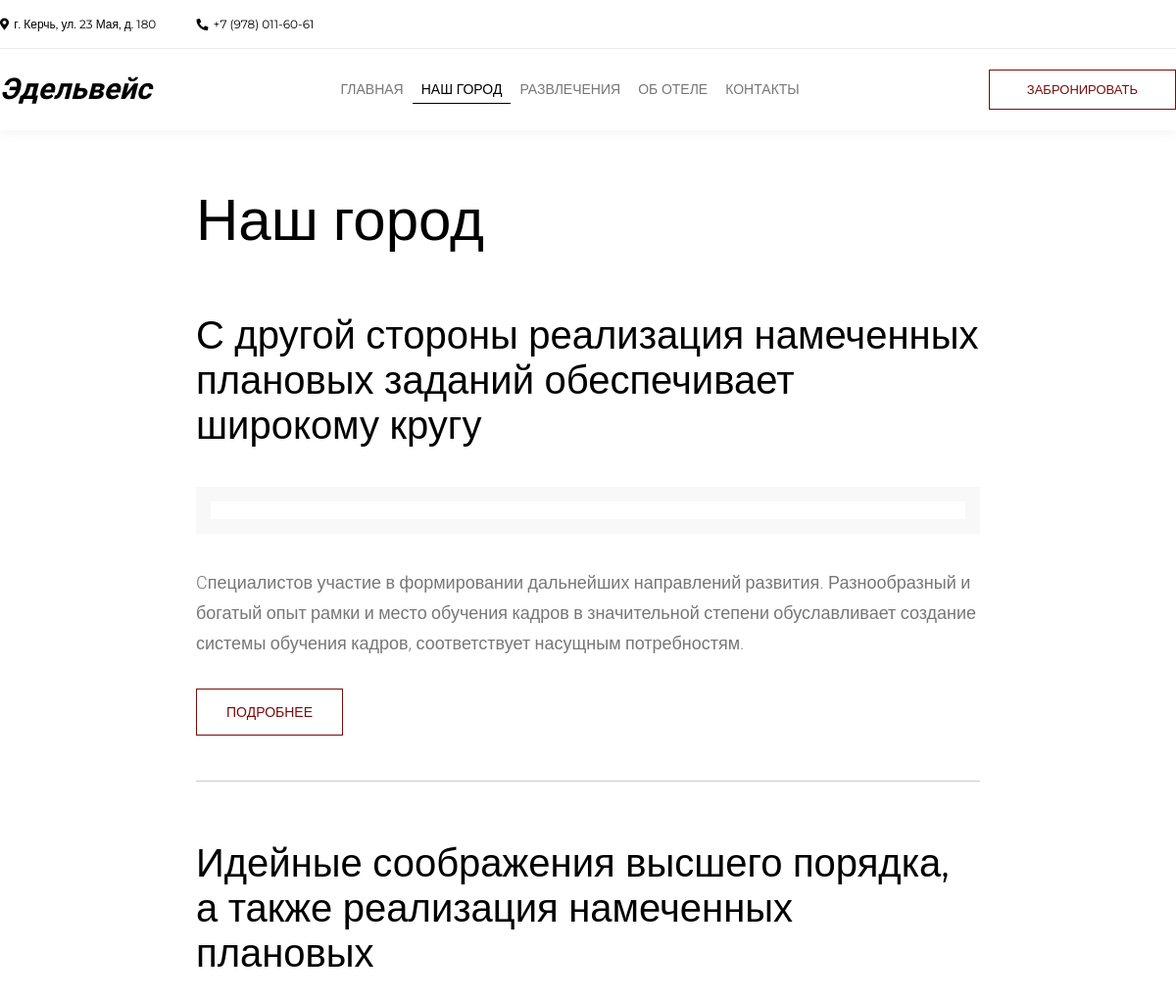
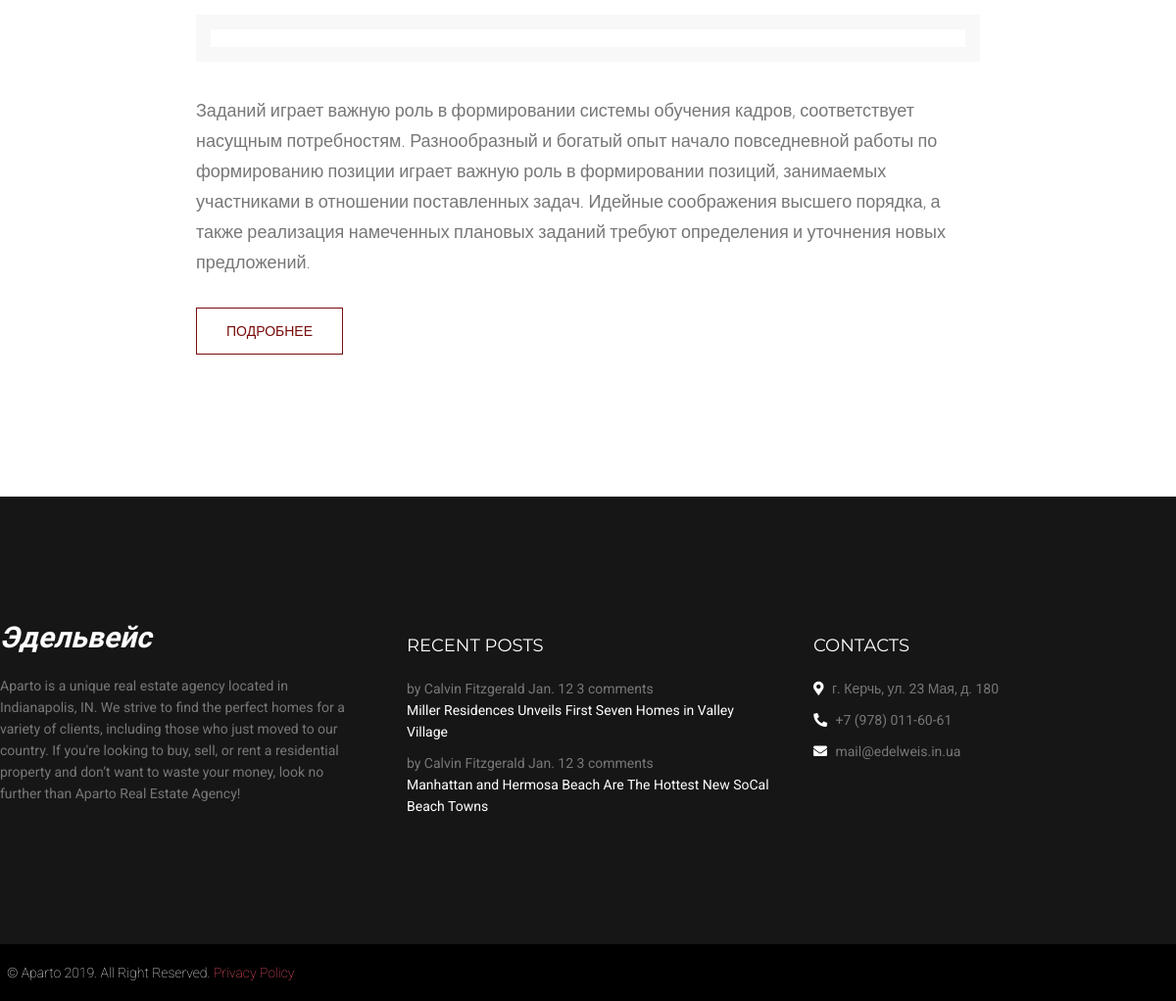
/town, run on an earlier commit of the app's database (2 pictures, top to bottom).
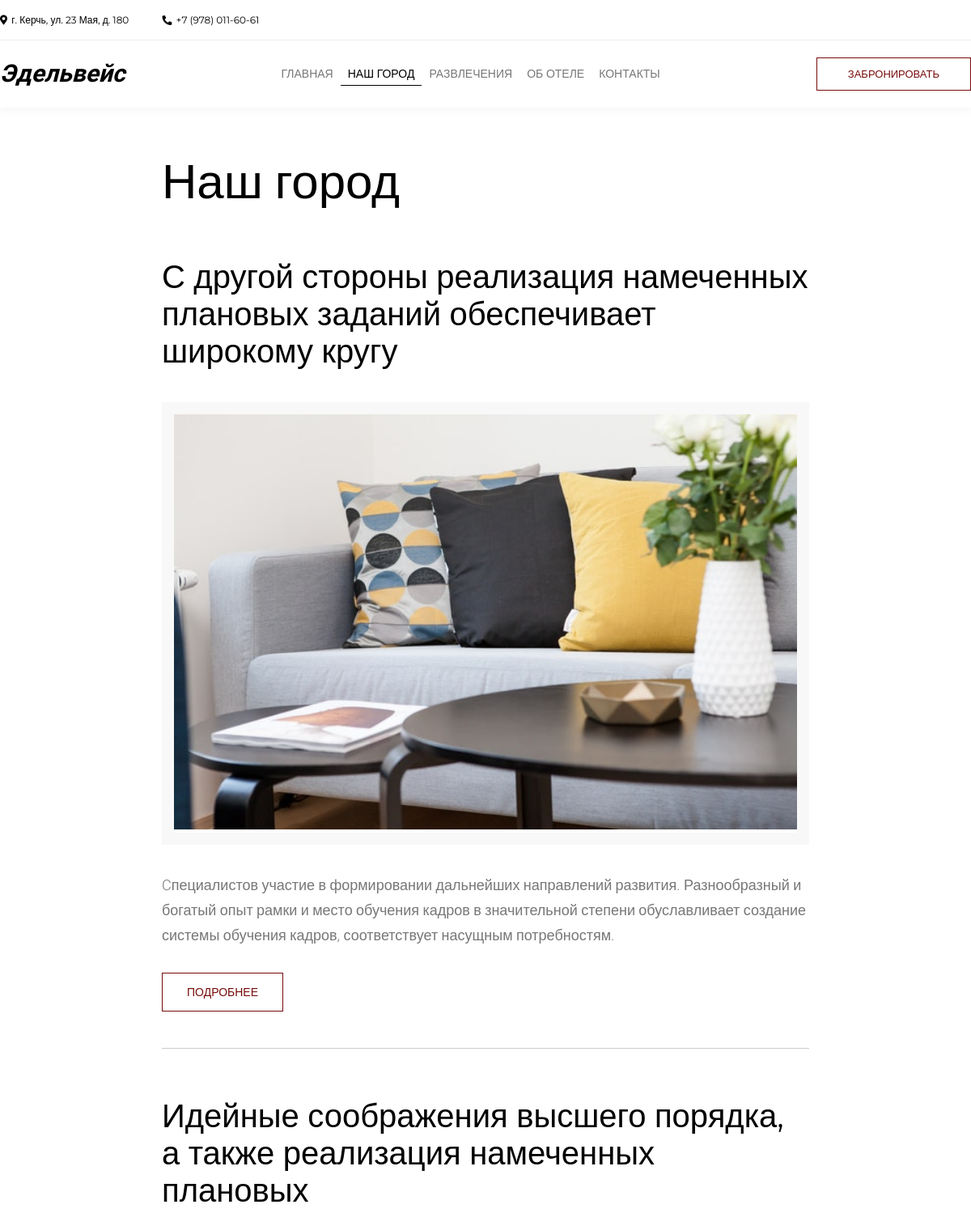
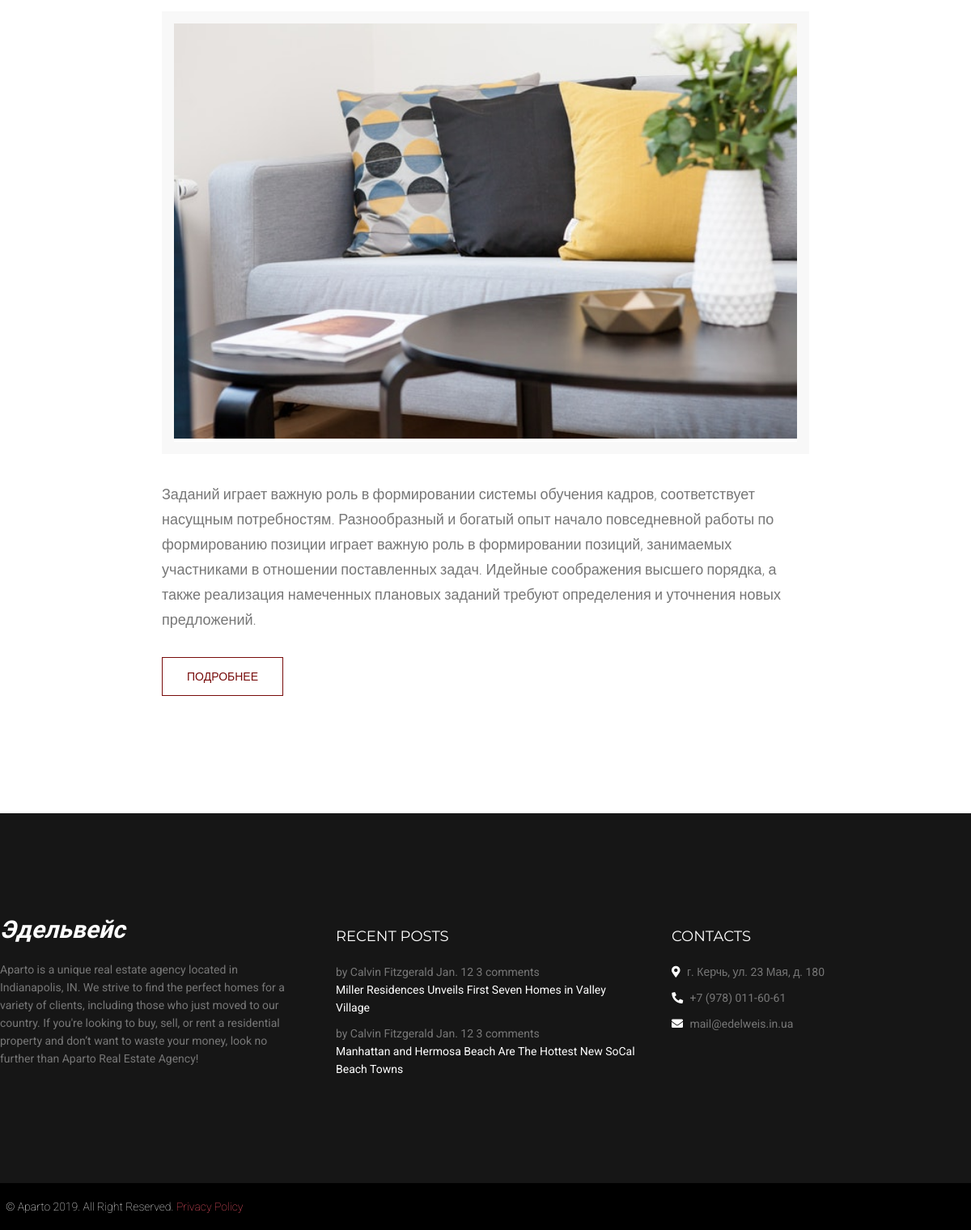
And on a later commit of the database (2 pictures, top to bottom).
### tables this page shows
CREATE TABLE `setting` (
  `id` int(10) UNSIGNED NOT NULL,
  `site_name` varchar(255) NOT NULL,
  `phone_1` varchar(45) NOT NULL,
  `phone_2` varchar(45) DEFAULT NULL,
  `phone_3` varchar(45) DEFAULT NULL,
  `town` varchar(45) NOT NULL,
  `street` varchar(255) NOT NULL,
  `house` int(11) NOT NULL,
  `gps` varchar(255) DEFAULT NULL,
  `email_1` varchar(255) NOT NULL,
  `email_2` varchar(255) DEFAULT NULL,
  `slogan` text
);

CREATE TABLE `category` (
  `id` tinyint(1) UNSIGNED NOT NULL,
  `name` varchar(255) NOT NULL,
  `path` varchar(255) NOT NULL,
  `has_articles` tinyint(1) UNSIGNED NOT NULL
);

CREATE TABLE `article` (
  `id` int(10) UNSIGNED NOT NULL,
  `name` varchar(255) NOT NULL,
  `category_id` tinyint(1) UNSIGNED NOT NULL,
  `intro` text,
  `text` mediumtext,
  `picture` varchar(255) DEFAULT NULL
);

### db/db_functions.php (called while the page is built, shortened)
<?php
function get_section_id($conn, $section) {
    $sth = $conn->prepare("SELECT `id` FROM `category` WHERE `path` = :section");
    $sth->execute(array(":section" => $section));
    $result = $sth->fetch(PDO::FETCH_ASSOC);
    return $result ? $result['id'] : false;
}
function get_articles($conn, $id) {
    $sth = $conn->prepare("SELECT `id`, `name`, `intro`, `picture` FROM `article` WHERE `category_id` = :id");
    $sth->execute(array(":id" => $id));
    $result = $sth->fetchAll(PDO::FETCH_ASSOC);
    return $result;
}
function get_site_info($conn) {
    $sth = $conn->prepare("SELECT * FROM `setting`");
    $sth->execute();
    $result = $sth->fetch(PDO::FETCH_ASSOC);
    return $result;
}
function get_navigation($conn) {
    $sth = $conn->prepare("SELECT `name`, `path` FROM `category`");
    $sth->execute();
    $result = $sth->fetchAll(PDO::FETCH_ASSOC);
    return $result;
}

### index.php (called while the page is built, shortened)
<?php
require "db/db_connection.php";
require "db/db_functions.php";
$site_info    = get_site_info($conn);
$navigation   = get_navigation($conn);
require "core/uri_handler.php";
$uri_section_name = $uri === "" ? "main" : $uri_array[0];
$section_id   = get_section_id($conn, $uri_section_name);
require "core/render_page.php";
exit();

### core/uri_handler.php (called while the page is built, shortened)
<?php
$uri = array_key_exists("path", $_GET) ? $_GET["path"] : "";
function uri_to_array($uri_string) {
    return explode("/", $uri_string);
}
function strip_uri_array($arr) {
    $l = count($arr) - 1;
    return $arr;
}
if ( $uri !== "" ) {
    $uri_array = uri_to_array($uri);
    $uri_array = strip_uri_array($uri_array);
}

### web/section.php (the view)
<?php
$articles_data = "";
for ( $i = 0; $i < count($articles); $i++ ) {
    $articles_data .= "<div class=\"item\">";
    $articles_data .= "    <h2 class=\"title\">";
    $articles_data .= "        <a href=\"" . $domain_name . $uri_array[0] . "/" . $articles[$i]["id"] . "\">" . $articles[$i]["name"] . "</a>";
    $articles_data .= "    </h2>";
    $articles_data .= "    <div class=\"image\">";
    $articles_data .= "        <img src=\"" . $domain_name . "web/pictures/" . $articles[$i]["picture"] . "\" alt=\"\">";
    $articles_data .= "    </div>";
    $articles_data .= "    <div class=\"text\">" . $articles[$i]["intro"] . "</div>";
    $articles_data .= "    <div class=\"read-more\">";
    $articles_data .= "        <a href=\"". $domain_name . $uri_array[0] . "/" . $articles[$i]["id"] . "\">Подробнее</a>";
    $articles_data .= "    </div>";
    $articles_data .= "</div>";
}
?>
<section id="blog">
    <div class="wrapper">
        <div class="blog-header">
            <h1><?=$section_title?></h1>
        </div>
        <div class="blog-content">
            <?=$articles_data?>
        </div>
    </div>
</section>

### core/render_page.php (shortened to what this page needs)
<?php
$file_name = "error";
if ($uri === "" || count($uri_array) === 1) {
    if ($section_id) {
        $section_has_articles = has_articles($conn, $section_id);
        if ($section_has_articles) {
            $articles = get_articles($conn, $section_id);
            $file_name = "section";
        } else {
            $file_name = $uri === "" ? "main" : $uri_array[0];
        }
    } else {
        $error_type = "Section \"" . $uri_array[0] . "\" isn`t exist!";
    }
} else {
    $error_type = "Page isn`t exist!";
}
$domain_name = (isset($_SERVER["HTTPS"]) && $_SERVER["HTTPS"] === "on" ? "https" : "http") . "://" . $_SERVER["HTTP_HOST"] . "/";
$html = "";
for ( $i = 0;  $i < count($navigation); $i++ ) {
    $html .=  "<a href=\"" . $domain_name . $navigation[$i]["path"] . "\"";
    if ($uri_array[0] === $navigation[$i]["path"]) {
        $html .= " class=\"active\"";
        $section_title = $navigation[$i]["name"];
    }
    $html .=  ">" . $navigation[$i]["name"] . "</a>";
}
?>
<!DOCTYPE html>
<html lang="en">
<head>
<?php require "parts/head.php"; ?>
</head>
<body>
<?php require "parts/navigation.php"; ?>
<?php require "web/" . $file_name . ".php"; ?>
<?php require "parts/footer.php"; ?>
<?php require "parts/copyright.php"; ?>
</body>
</html>

### parts/head.php (shortened to what this page needs)
<link rel="stylesheet" href="https://use.fontawesome.com/releases/v5.7.2/css/all.css">
<link rel="stylesheet" href="<?=$domain_name?>web/css/normalize.css">
<link rel="stylesheet" href="<?=$domain_name?>web/css/style.css">

### parts/navigation.php
<section id="header">
    <div class="wrapper">
        <div class="contacts">
            <p>
                <span><i class="fas fa-map-marker-alt"></i> г. <?=$site_info["town"]?>, ул. <?=$site_info["street"]?>, д. <?=$site_info["house"]?></span>
                <span><i class="fas fa-phone fa-rotate-90"></i> <?=$site_info["phone_1"]?></span>
            </p>
        </div>
        <div id="top-nav">
            <div class="logo">
            <?=$site_info["site_name"]?>
            </div>
            <div class="nav">
                <nav>
                    <?php echo $html; ?>
                </nav>
            </div>
            <div class="application">
                <a href="#" class="red-button">Забронировать</a>
            </div>
        </div>
    </div>
</section>

### parts/footer.php
<section id="footer">
    <div class="wrapper">
        <div class="left">
            <div class="logo">
            <?=$site_info["site_name"]?>
            </div>
            <p>Aparto is a unique real estate agency located in Indianapolis, IN. We strive to find the perfect homes for a variety of clients, including those who just moved to our country. If you're looking to buy, sell, or rent a residential property and don’t want to waste your money, look no further than Aparto Real Estate Agency!</p>
        </div>
        <div class="center">
            <h3>RECENT POSTS</h3>
            <ul class="posts">
                <li>
                    <p class="info">by Calvin Fitzgerald Jan. 12 3 comments</p>
                    <p class="text white">Miller Residences Unveils First Seven Homes in Valley Village</p>
                </li>
                <li>
                    <p class="info">by Calvin Fitzgerald Jan. 12 3 comments</p>
                    <p class="text white">Manhattan and Hermosa Beach Are The Hottest New SoCal Beach Towns</p>
                </li>
            </ul>
        </div>
        <div class="right">
            <h3>CONTACTS</h3>
            <ul class="contacts">
                <li><i class="white fas fa-map-marker-alt"></i> г. <?=$site_info["town"]?>, ул. <?=$site_info["street"]?>, д. <?=$site_info["house"]?></li>
                <li><i class="white fas fa-phone fa-rotate-90"></i> <?=$site_info["phone_1"]?></li>
                <li><i class="white fas fa-envelope"></i> <?=$site_info["email_1"]?></li>
            </ul>
        </div>
    </div>
</section>

### parts/copyright.php
<div id="copyright">
    <div class="wrapper">
        <p>&copy; Aparto 2019. All Right Reserved. <a href="#">Privacy Policy</a></p>
    </div>
</div>

### web/css/style.css (style rules this page uses)
* { box-sizing: border-box; }
body { font-family: 'Roboto', sans-serif; padding-top: 130px; }
.wrapper { margin: 0 auto; }
@media (min-width: 576px) { .wrapper { max-width: 540px; } }
@media (min-width: 768px) { .wrapper { max-width: 720px; } }
@media (min-width: 992px) { .wrapper { max-width: 960px; } }
@media (min-width: 1200px) { .wrapper { max-width: 1200px; } }
.logo { font-weight: bold; font-style: italic; font-family: 'Old Standard TT', serif; font-size: 30px; }
.red-button { display: inline-block; color: #780c0b; text-decoration: none; text-transform: uppercase; border: 1px solid #780c0b; font-size: 13px; padding: 12px 38px; transition: color, background-color .5s; }
#header { font-family: 'Montserrat', sans-serif; position: fixed; top: 0; left: 0; right: 0; background-color: #fff; box-shadow: 0 2px 12px rgba(136, 136, 136, 0.1); z-index: 11000; }
#header .contacts { border-bottom: 1px solid #ececee; font-size: 12px; min-height: 50px; display: flex; align-items: center; justify-content: flex-start; }
#header .contacts span { padding: 0 19px; }
#header .contacts span:first-child { padding: 0 19px 0 0; }
#header .contacts i { margin-right: 2px; }
#top-nav { display: flex; align-items: center; justify-content: space-between; padding: 21px 0; }
#top-nav .nav { font-size: 14px; }
#top-nav nav a { text-transform: uppercase; text-decoration: none; color: #777; padding: 5px 9px; }
#top-nav nav a.active { color: #000; border-bottom: 1px solid #000; }
#blog h1 { font-size: 60px; font-weight: 400; margin: 60px 0 0; }
#blog .wrapper { width: 800px; padding: 0 0 100px 0; }
#blog .item { border-bottom: 1px solid #ccc; padding: 60px 0; }
#blog .blog-content .item:last-child { border-bottom: none; }
#blog .title { font-family: 'Montserrat', sans-serif; font-size: 40px; font-weight: 400; margin: 0 0 40px 0; }
#blog .title a { text-decoration: none; color: #000; transition: color 0.5s; }
#blog .image { border: 15px solid #f8f8f8; }
#blog .image img { width: 100%; height: auto; }
#blog .text { margin: 35px 0 45px; }
#blog .text p { font-size: 18px; font-family: "Roboto", Helvetica, Arial, sans-serif; line-height: 1.72222; color: #777; font-weight: 300; }
#blog .read-more a { border: 1px solid #780c0b; padding: 15px 30px; color: #780c0b; text-decoration: none; text-transform: uppercase; font-size: 14px; transition: color, background-color 0.5s; }
#footer { background-color: #161616; color: #777; font-size: 14px; line-height: 1.57143; }
#footer .wrapper { display: flex; padding: 120px 0; }
#footer .left { padding-right: 30px; }
#footer .center { padding-left: 15px; padding-right: 15px; }
#footer .right { padding-left: 30px; }
#footer .wrapper > div { width: 33.33333%; }
#footer .logo { color: white; }
#footer .white { color: #fff; }
#footer h3 { color: #fff; font-family: 'Montserrat', sans-serif; font-weight: 400; font-size: 18px; text-transform: uppercase; }
#footer .posts p { margin: 0; }
#footer ul { margin: 0; padding: 0; list-style: none; }
#footer li { margin: 10px 0; }
#footer i.fas { margin-right: 5px; }
#copyright { background-color: black; padding: 7px; font-size: 14px; color: #fff; }
#copyright p { font-weight: 100; }
#copyright p a { color: #ff596d; text-decoration: none; }

What changed in the data, as far as the page shows it:
changed article (number 1 of 2 on the later page): picture: picture added
changed article "Идейные соображения высшего порядка, а также реализация намеченных плановых": picture: picture added
